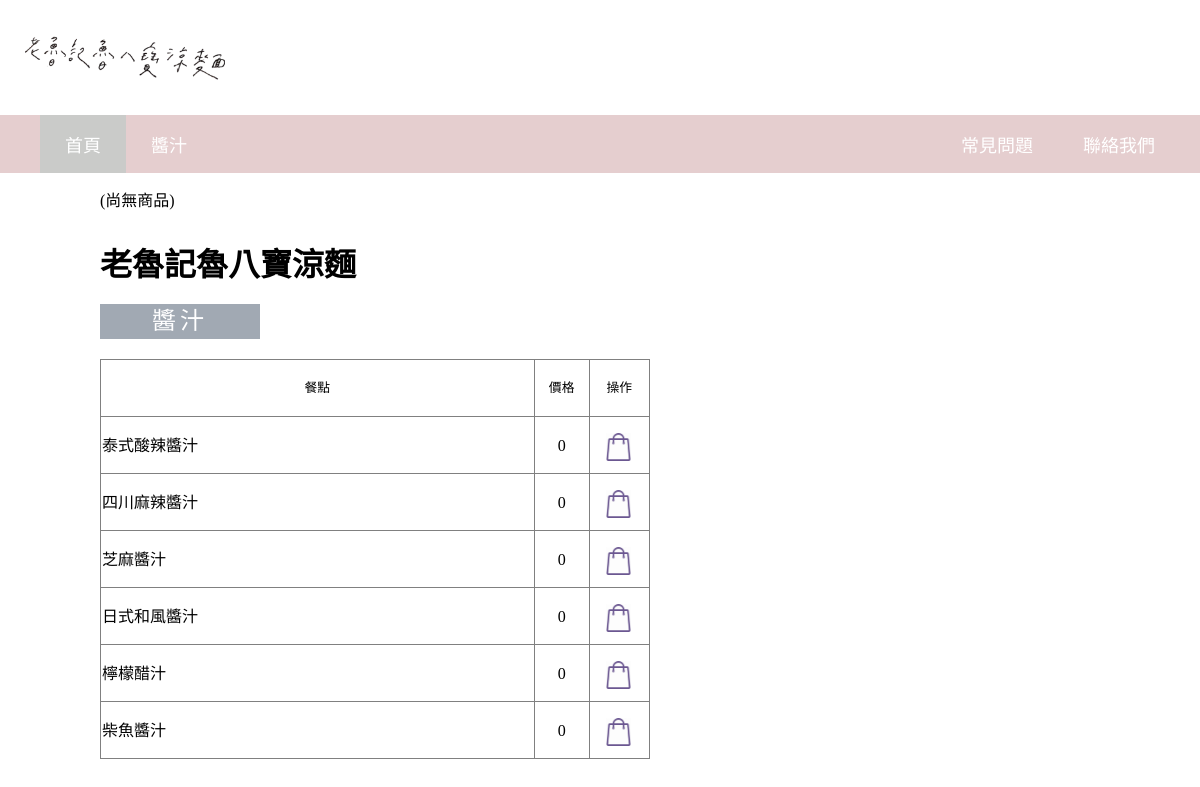
Screenshot of /shop/eightsauce.php with the database file from the repository.
### tables this page shows
CREATE TABLE `products` (
  `id` varchar(6) NOT NULL,
  `meal` varchar(50) NOT NULL,
  `price` varchar(5) NOT NULL
);

### shop/eightsauce.php (the view, shortened to what this page needs)
<!DOCTYPE html>
<html lang="zh-TW">
<head>
  <link rel="stylesheet" type="text/css" href="../四海遊龍/css/style.css">
</head>
<body>
	<div class="header">
    	<div class="pic">
			<img src="../四海遊龍/images/006.PNG">
		</div>
   		<nav class="navbar fixed-top">
		 	<ul>
		 		<li class="active"><a href="../雙溪店家頁面/index.php">首頁</a></li>
		 		<li><a href="#sauce">醬汁</a></li>
		 		<li style="float: right;margin-right: 20px;" ><a href="../聯絡我們/index.html" target="_blank">聯絡我們</a></li>
		 		<li style="float: right"><a href="../Q&A/index.html" target="_blank">常見問題</a></li>
		 	</ul>
		 </nav>
	</div>
	<div class="content">
	<?php
	include ("../購物車/methods.php");
	$cart = new Cart;
	include ("../connect_mysql.php");
	?><a href="../購物車/ShoppingCart.php" title="View Cart">(<?php echo ($cart->total_items() > 0)?$cart->total_items().'件商品':'尚無商品';?>)</a>
	<h1>老魯記魯八寶涼麵</h1>
<table border="1" height="400px" width="550px" class="noodle">
	<td  width="79%" style="font-size: 80%;text-align: center">餐點</td>
	<td width="10%" style="font-size: 80%;text-align: center">價格</td>
	<td width="11%" style="font-size: 80%;text-align: center">操作</td>
<h2 id="sauce">醬汁</h2>
<?php
$result = $conn->query("SELECT * FROM products limit 296,6");
if($result->num_rows > 0){
	while($row = $result->fetch_assoc()){
		?>
		<tr>
			<td><?php echo $row['meal']?></td>
			<td style="text-align: center"><?php echo $row['price']?></td>
			<td style="font-size:60% ;color: red;text-align:center">
			<a href="../購物車/action.php?action=addToCart&id=<?php echo $row["id"];?>" class="img"><div class="img1">
				<img src="../四海遊龍/images/cart.png">
				</div>
			</a>
			</td>
		</tr>
	<?php }
}else{?>
<p>Product not found.....</p>
</table>
<?php }
?>
</div>
</body>
</html>

### 四海遊龍/css/style.css (style rules this page uses)
body { margin-top: 0%; margin-left: 0%; margin-right: 0%; font-family:"SimSun"; box-sizing: border-box; }
a { text-decoration: none; color: black; }
.header { background-color: white; width: 100%; }
.navbar { width: 100%; margin-top: 0px; font-size: 18px; }
.navbar ul { list-style-type: none; margin: 0; padding: 20; overflow: hidden; background-color: #e5cecf; }
.navbar li { display: inline; float: left; }
.navbar li a { display: block; color: white; text-align: center; padding: 16px 25px; text-decoration: none; }
.active { background-color: #cacbc9; }
h1 { margin-top: 30px; }
.content { margin-top: 40px; margin-left: 100px; line-height: 35px; }
.img1 { position: absolute; margin-left: 15px; margin-top: -12px; width: 25px; height: 15px; }
.img img { width: 100%; }
.pic { margin-top: 15px; margin-left: 25px; width: 200px; height: 100px; }
.pic img { margin-right: 10px; width: 100%; }
.content { margin-top: 10px; }
table { border-collapse: collapse; }
h2 { text-align: center; width: 160px; background-color: #a1a9b3; color: #ffffff; font-weight: 1; letter-spacing: 4px; }

### rows the page displays
products: meal "泰式酸辣醬汁", price "0"
products: meal "四川麻辣醬汁", price "0"
products: meal "芝麻醬汁", price "0"
products: meal "日式和風醬汁", price "0"
products: meal "檸檬醋汁", price "0"
products: meal "柴魚醬汁", price "0"
